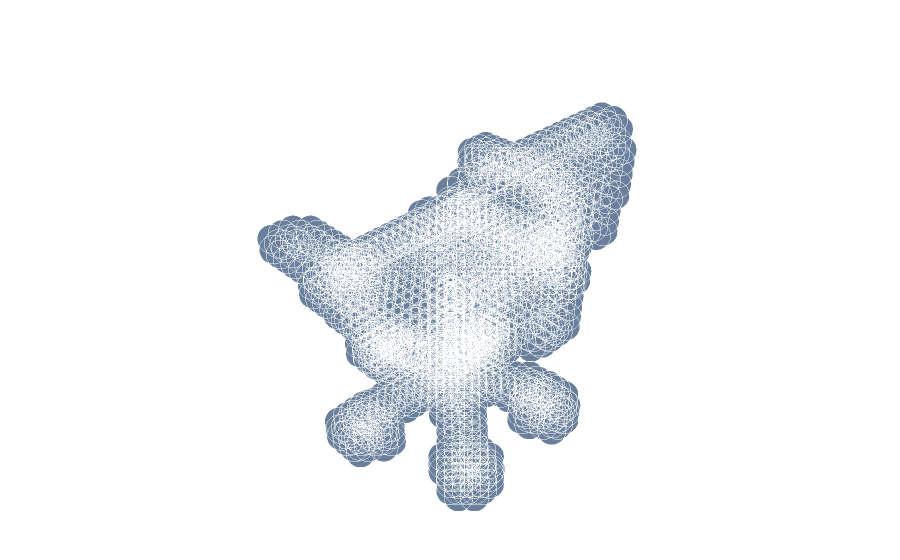

The code cell stored with this chart in its notebook:
### Markdown cell above
# read / convert / plot

### Code cell
# generate file
file = random.choice(files)

def check_fix_file(file):
    with open(file) as f:
        l1 = f.readline()
        l2 = f.readlines()

    if l1 != 'OFF\n' and l1[:3] == 'OFF':
        out = 'OFF\n'
        out += l1.split('OFF')[1]
        out += ''.join(l2)
        with open(file, 'w') as f:
            f.write(out)

def voxels_from_file(file, voxsize):
    cmd = f'/Users/arone/OneDrive/Escritorio/3D-ORGAN/binvox/binvox -d {voxsize} -cb -e {file}'
    check_fix_file(file)
    out_file = file.split('.')[0] + '.binvox'
            
    if os.path.exists(out_file):
        os.remove(out_file)

    t = os.system(cmd)
    
    if t == 0:
        with open(out_file, 'rb') as f:
            d = binvox_rw.read_as_3d_array(f).data
        
        os.remove(out_file)
        return 1, d
    else:
        return 0, None

voxels = voxels_from_file(file, 32)
print('\nPlotting:', file)
plot_vol(voxels[1])

### Figure 1 — Plotly figure (JSON) as saved in the notebook; plotly's stock layout.template omitted (floating-point values rounded to 4 significant figures; data arrays with more than 128 entries replaced by an {"elided": "..."} marker saying what was removed)
{"data": [{"marker": {"color": "rgb(105, 127, 155)", "line": {"color": "rgba(217, 217, 217, 0.14)", "width": 0.5}, "opacity": 1, "size": 10}, "mode": "markers", "type": "scatter3d", "x": {"elided": "1788 int values"}, "y": {"elided": "1788 int values"}, "z": {"elided": "1788 int values"}}], "layout": {"autosize": true, "margin": {"b": 0, "l": 0, "r": 0, "t": 0}, "scene": {"aspectmode": "auto", "aspectratio": {"x": 0.957, "y": 0.8805, "z": 1.187}, "xaxis": {"type": "linear", "visible": false}, "yaxis": {"type": "linear", "visible": false}, "zaxis": {"type": "linear", "visible": false}}}}
